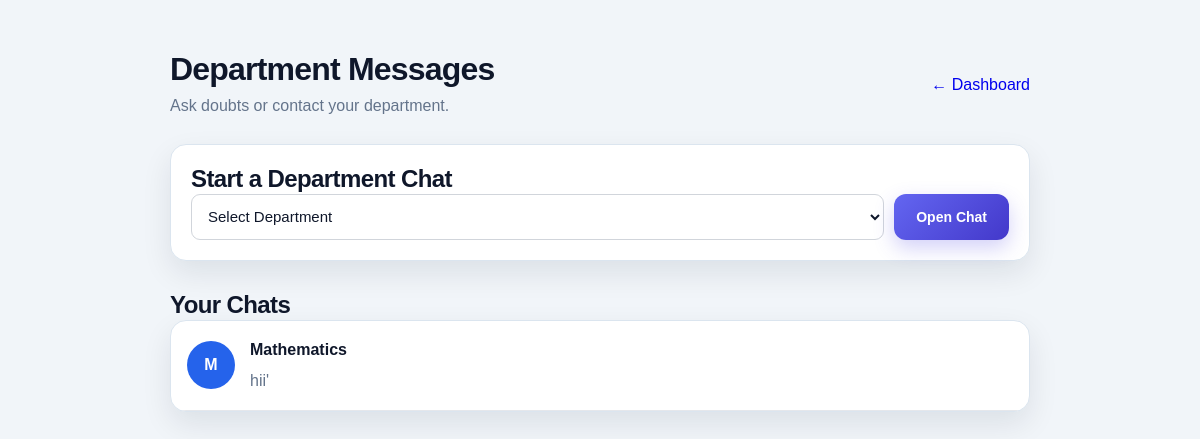
/student/messages (signed in), run on an earlier commit of the app's database.
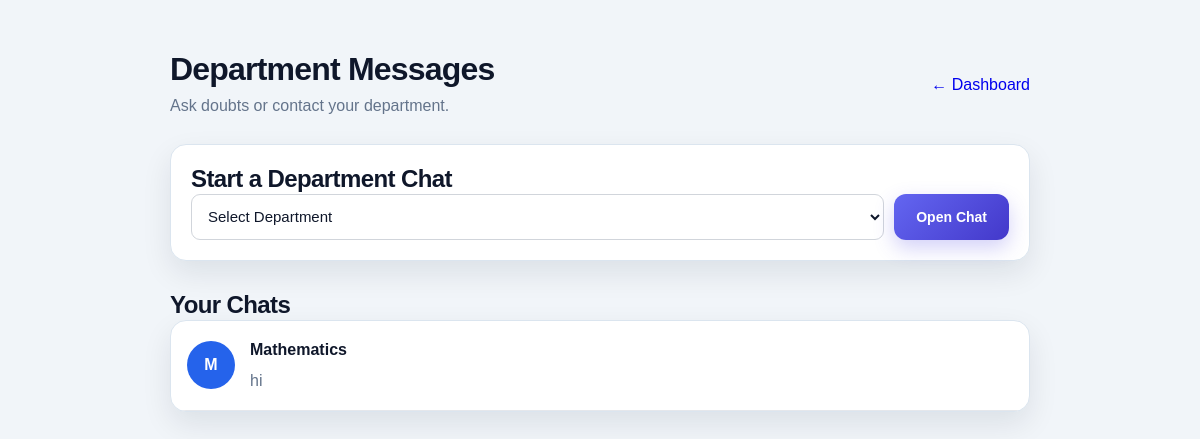
And on a later commit of the database.
### tables this page shows
CREATE TABLE conversations (

            conversation_id INTEGER PRIMARY KEY AUTOINCREMENT,

            student_id TEXT NOT NULL,

            department_id INTEGER NOT NULL,

            status TEXT DEFAULT 'open',

            created_at TEXT DEFAULT CURRENT_TIMESTAMP,

            last_message_at TEXT DEFAULT CURRENT_TIMESTAMP,

            UNIQUE(
                student_id,
                department_id
            ),

            FOREIGN KEY (student_id)
            REFERENCES students(student_id),

            FOREIGN KEY (department_id)
            REFERENCES departments(department_id)
        );

CREATE TABLE departments (

            department_id INTEGER PRIMARY KEY AUTOINCREMENT,

            name TEXT UNIQUE NOT NULL,

            description TEXT,

            hod_name TEXT,

            hod_email TEXT,

            hod_phone TEXT,

            department_location TEXT
        );

### app.py (the view, shortened to what this page needs)
@app.route(
    "/student/messages",
    methods=[
        "GET",
        "POST"
    ]
)
def student_messages():
    if (
        session.get("user_type")
        != "student"
    ):
        return redirect(
            url_for("login")
        )
    student_id = (
        session.get(
            "student_id"
        )
    )
    department_list = (
        get_all_departments()
    )
    conversations = (
        get_student_conversations(
            student_id
        )
    )
    return render_template(
        "student_messages.html",
        departments=(
            department_list
        ),
        conversations=(
            conversations
        )
    )

### app.py (called while the page is built)
@app.context_processor
def inject_app_name():
    return {
        "app_name": app.config["APP_NAME"]
    }

### database/database.py (called while the page is built)
def connect_database():
    os.makedirs(
        DATA_DIR,
        exist_ok=True
    )
    connection = sqlite3.connect(
        DB_PATH
    )
    connection.row_factory = sqlite3.Row
    connection.execute(
        "PRAGMA foreign_keys = ON"
    )
    return connection

def get_all_departments():
    connection = connect_database()
    cursor = connection.cursor()
    cursor.execute("""
        SELECT *

        FROM departments

        ORDER BY name
    """)
    departments = cursor.fetchall()
    connection.close()
    return departments

### templates/student_messages.html (shortened to what this page needs)
<!DOCTYPE html>
<html lang="en">
<head>
    <link
        rel="stylesheet"
        href="{{ url_for('static', filename='css/style.css') }}?v=10"
    >
</head>
<body class="message-page-body">
<div class="message-page">
    <div class="message-page-header">
        <div>
            <h1>Department Messages</h1>
            <p>
                Ask doubts or contact your department.
            </p>
        </div>
        <a href="{{ url_for('student_dashboard') }}">
            ← Dashboard
        </a>
    </div>
    <div class="start-chat-card">
        <h2>Start a Department Chat</h2>
        <form method="POST">
            <select
                name="department_id"
                required
            >
                <option value="">
                    Select Department
                </option>
            </select>
            <button type="submit">
                Open Chat
            </button>
        </form>
    </div>
    <h2>Your Chats</h2>
    <div class="conversation-list">
        {% if conversations %}
            {% for conversation in conversations %}
                <a
                    class="conversation-item"
                    href="{{
                        url_for(
                            'student_chat',
                            conversation_id=conversation['conversation_id']
                        )
                    }}"
                >
                    <div class="conversation-avatar">
                        {{ conversation["department_name"][0] }}
                    </div>
                    <div class="conversation-info">
                        <div class="conversation-title">
                            <strong>
                                {{ conversation["department_name"] }}
                            </strong>
                        </div>
                        <p>
                            {{
                                conversation["last_message"]
                                or
                                "No messages yet"
                            }}
                        </p>
                    </div>
                </a>
            {% endfor %}
        {% else %}
            <div class="empty-chat">
                You don't have any department
                conversations yet.
            </div>
        {% endif %}
    </div>
</div>
</body>
</html>

What changed in the data, as far as the page shows it:
changed conversations "Mathematics": conversation "hii'" → "hi"
